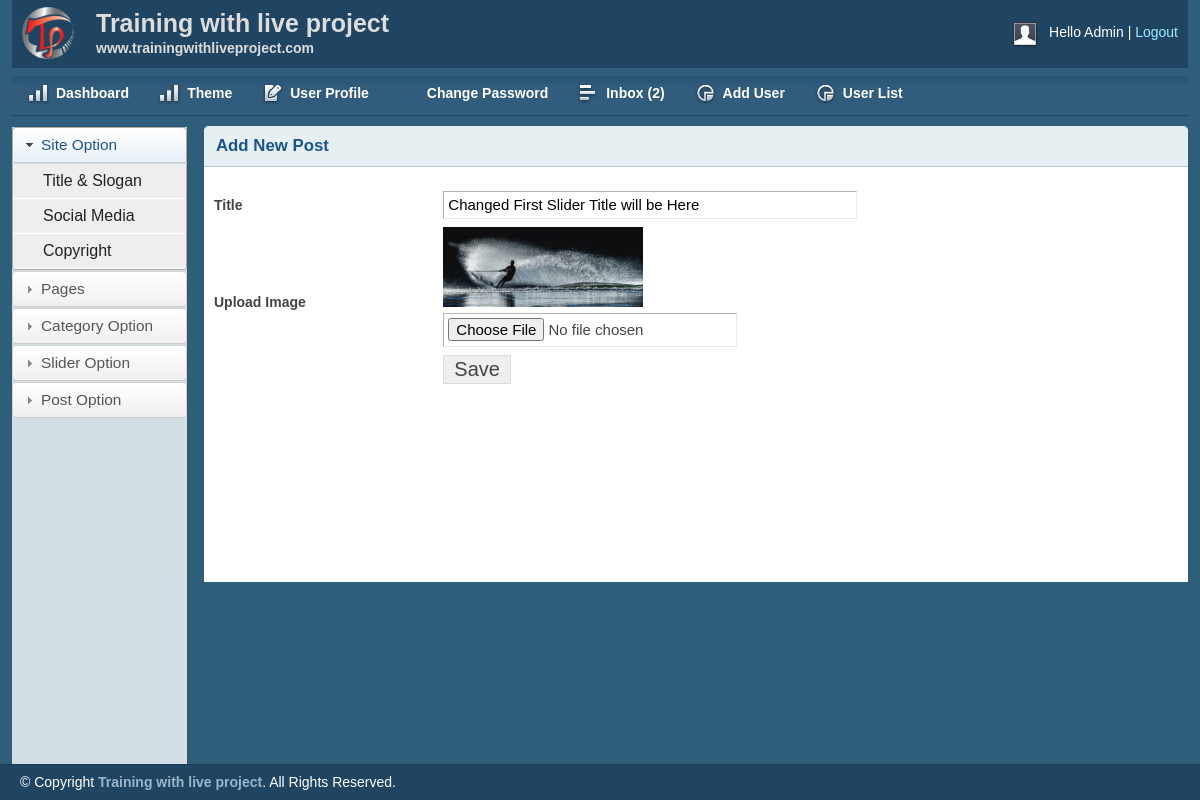
Page /admin/editsider.php?editsliderid=1 (signed in) on the committed database.
### tables this page shows
CREATE TABLE `tbl_slider` (
  `id` int(11) NOT NULL,
  `title` varchar(255) NOT NULL,
  `image` varchar(255) NOT NULL
);

### lib/Database.php (called while the page is built, shortened)
<?php
Class Database{
	public $host   = DB_HOST;
	public $user   = DB_USER;
	public $pass   = DB_PASS;
	public $dbname = DB_NAME;
	public $link;
	private function connectDB(){
	$this->link = new mysqli($this->host, $this->user, $this->pass, $this->dbname);
 }
	public function select($query){
		$result = $this->link->query($query) or die($this->link->error.__LINE__);
		if($result->num_rows > 0){
			return $result;
		} else {
			return false;
		}
	}
}

### admin/editsider.php (the view, shortened to what this page needs)
<?php include"inc/header.php";?>
<?php include"inc/fildpost.php";?>
<?php
if (!isset($_GET['editsliderid']) || $_GET['editsliderid'] == NULL) {
  echo "<script>window.location = 'postlist.php';</script>";
}else{
  $sliderid = $_GET['editsliderid'];
}
?>
<div class="grid_10">
    <div class="box round first grid">
        <h2>Add New Post</h2>
        <div class="block">
        <?php
        $query = "SELECT * FROM tbl_slider WHERE id = '$sliderid'";
        $getslider = $db->select($query);
        if ($getslider) {
             while ($sliderresult = $getslider->fetch_assoc()) {
        ?>
         <form action="" method="post" enctype="multipart/form-data">
            <table class="form">
                <tr>
                    <td>
                        <label>Title</label>
                    </td>
                    <td>
                        <input type="text" name="title" value="<?php echo $sliderresult['title'];?>" class="medium" />
                    </td>
                </tr>
                <tr>
                    <td>
                        <label>Upload Image</label>
                    </td>
                    <td>
                        <img src="<?php echo $sliderresult['image'];?>" height="80px" width="200px" /><br>
                        <input type="file" name="image" />
                    </td>
                </tr>
                <tr>
                    <td></td>
                    <td>
                        <input type="submit" name="submit" Value="Save" />
                    </td>
                </tr>
            </table>
            </form>
        <?php } }?>
        </div>
    </div>
</div>
<?php include"inc/footer.php";?>

### admin/css/layout.css (style rules this page uses)
body { background: #fff none repeat scroll 0 0; color: #444; font-size: 14px; padding: 0; }
h1, h2, h3, h4, h5, h6 { line-height:1.2em; margin-bottom:.3em; }
h2 { margin-top:1em; }
.box { background:#fff; margin-bottom:20px; padding:10px 10px 10px 10px; margin-left:-8px; }
.box.grid { padding-bottom:40px; }
.box.round { -moz-border-radius: 5px 5px 0px 0px; -webkit-border-radius: 5px 5px 0px 0px; border-radius: 5px 5px 0px 0px; }
.box h2 { font-size:1.2em; font-weight:bold; color:#1B548D; background:#E6F0F3; margin:-10px -10px 0 -10px; padding:10px 12px; border-bottom:1px solid #B3CBD6; -moz-border-radius: 5px 5px 0px 0px; -webkit-border-radius: 5px 5px 0px 0px; border-radius: 5px 5px 0px 0px; }
.box.first { min-height: 406px; }
.block { padding-top:20px; }
table.form { width:100%; }
table.form td { padding:4px 0px; }
table.form label { font-weight:bold; }
table.form input, table.form select { font-size: 15px; padding: 4px 4px 5px 4px; border-top: 1px solid #b3b3b3; border-left: 1px solid #b3b3b3; border-right: 1px solid #eaeaea; border-bottom: 1px solid #eaeaea; }
table.form input[type="submit"] { border: 1px solid #ddd; color: #444; cursor: pointer; font-size: 20px; padding: 2px 10px; }
input.medium { width: 55%; }
.block { padding-bottom:1px; }

### rows in the picture
tbl_slider: title "Changed First Slider Title will be Here", image (picture)

### other values in the picture
$count "2"
